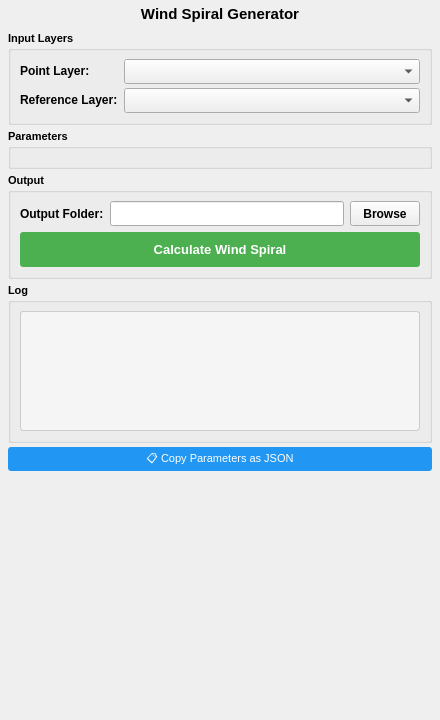
<?xml version="1.0" encoding="UTF-8"?>
<ui version="4.0">
 <class>QPANSOPYWindSpiralDockWidgetBase</class>
 <widget class="QDockWidget" name="QPANSOPYWindSpiralDockWidgetBase">
  <property name="geometry">
   <rect>
    <x>0</x>
    <y>0</y>
    <width>440</width>
    <height>720</height>
   </rect>
  </property>
  <property name="minimumSize">
   <size>
    <width>420</width>
    <height>650</height>
   </size>
  </property>
    <property name="minimumSize">
     <size>
        <width>0</width>
        <height>0</height>
     </size>
    </property>
  <property name="windowTitle">
   <string>QPANSOPY Wind Spiral</string>
  </property>
  <widget class="QWidget" name="dockWidgetContents">
   <layout class="QVBoxLayout" name="mainVerticalLayout">
    <property name="spacing">
     <number>5</number>
    </property>
    <property name="leftMargin">
     <number>5</number>
    </property>
    <property name="topMargin">
     <number>5</number>
    </property>
    <property name="rightMargin">
     <number>5</number>
    </property>
    <property name="bottomMargin">
     <number>5</number>
    </property>
    <item>
     <widget class="QLabel" name="titleLabel">
      <property name="font">
       <font>
        <pointsize>11</pointsize>
        <weight>75</weight>
        <bold>true</bold>
       </font>
      </property>
      <property name="text">
       <string>Wind Spiral Generator</string>
      </property>
      <property name="alignment">
       <set>Qt::AlignCenter</set>
      </property>
      <property name="maximumSize">
       <size>
        <width>16777215</width>
        <height>30</height>
       </size>
      </property>
     </widget>
    </item>
    <item>
     <widget class="QScrollArea" name="scrollArea">
      <property name="frameShape">
       <enum>QFrame::NoFrame</enum>
      </property>
      <property name="widgetResizable">
       <bool>true</bool>
      </property>
      <property name="horizontalScrollBarPolicy">
       <enum>Qt::ScrollBarAsNeeded</enum>
      </property>
      <property name="verticalScrollBarPolicy">
       <enum>Qt::ScrollBarAsNeeded</enum>
      </property>
      <widget class="QWidget" name="scrollAreaWidgetContents">
       <property name="geometry">
        <rect>
         <x>0</x>
         <y>0</y>
         <width>400</width>
         <height>650</height>
        </rect>
       </property>
       <layout class="QVBoxLayout" name="outputLayout">
        <property name="spacing">
         <number>4</number>
        </property>
        <property name="leftMargin">
         <number>3</number>
        </property>
        <property name="topMargin">
         <number>3</number>
        </property>
        <property name="rightMargin">
         <number>3</number>
        </property>
        <property name="bottomMargin">
         <number>3</number>
        </property>
        <item>
         <widget class="QGroupBox" name="layersGroupBox">
          <property name="title">
           <string>Input Layers</string>
          </property>
          <property name="font">
           <font>
            <pointsize>8</pointsize>
            <weight>75</weight>
            <bold>true</bold>
           </font>
          </property>
          <layout class="QFormLayout" name="layersFormLayout">
           <property name="fieldGrowthPolicy">
            <enum>QFormLayout::AllNonFixedFieldsGrow</enum>
           </property>
          <property name="verticalSpacing">
           <number>4</number>
          </property>
           <item row="0" column="0">
            <widget class="QLabel" name="pointLayerLabel">
             <property name="text">
              <string>Point Layer:</string>
             </property>
             <property name="font">
              <font>
               <pointsize>9</pointsize>
              </font>
             </property>
            </widget>
           </item>
           <item row="0" column="1">
            <widget class="QgsMapLayerComboBox" name="pointLayerComboBox">
             <property name="minimumSize">
              <size>
               <width>0</width>
               <height>25</height>
              </size>
             </property>
            </widget>
           </item>
           <item row="1" column="0">
            <widget class="QLabel" name="referenceLayerLabel">
             <property name="text">
              <string>Reference Layer:</string>
             </property>
             <property name="font">
              <font>
               <pointsize>9</pointsize>
              </font>
             </property>
            </widget>
           </item>
           <item row="1" column="1">
            <widget class="QgsMapLayerComboBox" name="referenceLayerComboBox">
             <property name="minimumSize">
              <size>
               <width>0</width>
               <height>25</height>
              </size>
             </property>
            </widget>
           </item>
          </layout>
         </widget>
        </item>
        <item>
         <widget class="QGroupBox" name="parametersGroupBox">
          <property name="title">
           <string>Parameters</string>
          </property>
          <property name="font">
           <font>
            <pointsize>8</pointsize>
            <weight>75</weight>
            <bold>true</bold>
           </font>
          </property>
          <layout class="QFormLayout" name="formLayout">
           <property name="fieldGrowthPolicy">
            <enum>QFormLayout::AllNonFixedFieldsGrow</enum>
           </property>
           <property name="verticalSpacing">
            <number>4</number>
           </property>
          </layout>
         </widget>
        </item>
        <item>
         <widget class="QGroupBox" name="outputGroupBox">
          <property name="title">
           <string>Output</string>
          </property>
          <property name="font">
           <font>
            <pointsize>8</pointsize>
            <weight>75</weight>
            <bold>true</bold>
           </font>
          </property>
          <layout class="QVBoxLayout" name="outputLayout">
           <property name="spacing">
            <number>6</number>
           </property>
           <item>
            <layout class="QHBoxLayout" name="outputFolderLayout">
             <item>
              <widget class="QLabel" name="outputFolderLabel">
               <property name="text">
                <string>Output Folder:</string>
               </property>
               <property name="font">
                <font>
                 <pointsize>9</pointsize>
                </font>
               </property>
              </widget>
             </item>
             <item>
              <widget class="QLineEdit" name="outputFolderLineEdit">
               <property name="minimumSize">
                <size>
                 <width>0</width>
                 <height>25</height>
                </size>
               </property>
              </widget>
             </item>
             <item>
              <widget class="QPushButton" name="browseButton">
               <property name="text">
                <string>Browse</string>
               </property>
               <property name="maximumSize">
                <size>
                 <width>70</width>
                 <height>25</height>
                </size>
               </property>
               <property name="font">
                <font>
                 <pointsize>9</pointsize>
                </font>
               </property>
              </widget>
             </item>
            </layout>
           </item>
           <item>
            <widget class="QPushButton" name="calculateButton">
             <property name="minimumSize">
              <size>
               <width>0</width>
               <height>35</height>
              </size>
             </property>
             <property name="font">
              <font>
               <pointsize>10</pointsize>
               <weight>75</weight>
               <bold>true</bold>
              </font>
             </property>
             <property name="text">
              <string>Calculate Wind Spiral</string>
             </property>
             <property name="styleSheet">
              <string>QPushButton {
    background-color: #4CAF50;
    color: white;
    border: none;
    border-radius: 3px;
}
QPushButton:hover {
    background-color: #45a049;
}
QPushButton:pressed {
    background-color: #3d8b40;
}</string>
             </property>
            </widget>
           </item>
          </layout>
         </widget>
        </item>
        <item>
         <widget class="QGroupBox" name="logGroupBox">
          <property name="title">
           <string>Log</string>
          </property>
          <property name="font">
           <font>
            <pointsize>8</pointsize>
            <weight>75</weight>
            <bold>true</bold>
           </font>
          </property>
          <property name="minimumSize">
           <size>
            <width>0</width>
            <height>140</height>
           </size>
          </property>
          <property name="maximumSize">
           <size>
            <width>16777215</width>
            <height>160</height>
           </size>
          </property>
          <layout class="QVBoxLayout" name="logLayout">
           <property name="spacing">
            <number>3</number>
           </property>
           <item>
            <widget class="QTextEdit" name="logTextEdit">
             <property name="minimumSize">
              <size>
               <width>0</width>
               <height>100</height>
              </size>
             </property>
             <property name="maximumSize">
              <size>
               <width>16777215</width>
               <height>120</height>
              </size>
             </property>
             <property name="font">
              <font>
               <pointsize>8</pointsize>
              </font>
             </property>
             <property name="readOnly">
              <bool>true</bool>
             </property>
             <property name="styleSheet">
              <string>QTextEdit {
    background-color: #f5f5f5;
    border: 1px solid #ccc;
    border-radius: 3px;
}</string>
             </property>
            </widget>
           </item>
          </layout>
         </widget>
        </item>
        <item>
         <widget class="QPushButton" name="copyParamsButton">
          <property name="minimumSize">
           <size>
            <width>0</width>
            <height>24</height>
           </size>
          </property>
          <property name="maximumSize">
           <size>
            <width>16777215</width>
            <height>24</height>
           </size>
          </property>
          <property name="text">
           <string>📋 Copy Parameters as JSON</string>
          </property>
          <property name="font">
           <font>
            <pointsize>8</pointsize>
           </font>
          </property>
          <property name="styleSheet">
           <string>QPushButton {
    background-color: #2196F3;
    color: white;
    border: none;
    border-radius: 3px;
}
QPushButton:hover {
    background-color: #1976D2;
}
QPushButton:pressed {
    background-color: #1565C0;
}</string>
          </property>
         </widget>
        </item>
        <item>
         <spacer name="verticalSpacer">
          <property name="orientation">
           <enum>Qt::Vertical</enum>
          </property>
          <property name="sizeHint" stdset="0">
           <size>
            <width>20</width>
            <height>20</height>
           </size>
          </property>
         </spacer>
        </item>
       </layout>
      </widget>
     </widget>
    </item>
   </layout>
  </widget>
 </widget>
 <customwidgets>
  <customwidget>
   <class>QgsMapLayerComboBox</class>
   <extends>QComboBox</extends>
   <header>qgsmaplayercombobox.h</header>
  </customwidget>
 </customwidgets>
 <resources/>
 <connections/>
</ui>
